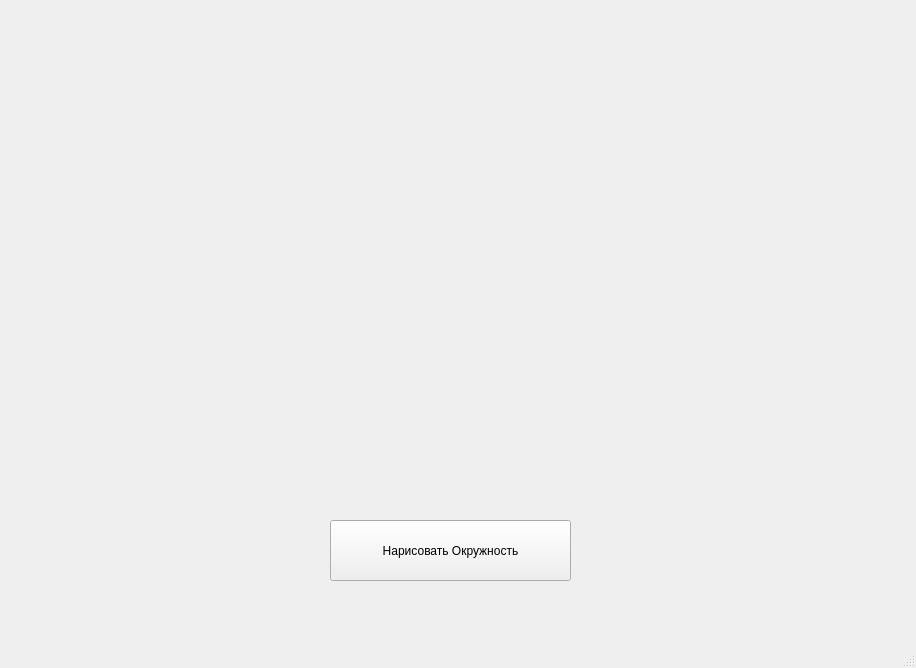
<?xml version="1.0" encoding="UTF-8"?>
<ui version="4.0">
 <class>MainWindow</class>
 <widget class="QMainWindow" name="MainWindow">
  <property name="geometry">
   <rect>
    <x>0</x>
    <y>0</y>
    <width>916</width>
    <height>668</height>
   </rect>
  </property>
  <property name="windowTitle">
   <string>MainWindow</string>
  </property>
  <widget class="QWidget" name="centralwidget">
   <widget class="QPushButton" name="pushButton">
    <property name="geometry">
     <rect>
      <x>330</x>
      <y>520</y>
      <width>241</width>
      <height>61</height>
     </rect>
    </property>
    <property name="text">
     <string>Нарисовать Окружность</string>
    </property>
    <property name="iconSize">
     <size>
      <width>20</width>
      <height>26</height>
     </size>
    </property>
   </widget>
  </widget>
  <widget class="QMenuBar" name="menubar">
   <property name="geometry">
    <rect>
     <x>0</x>
     <y>0</y>
     <width>916</width>
     <height>21</height>
    </rect>
   </property>
  </widget>
  <widget class="QStatusBar" name="statusbar"/>
 </widget>
 <resources/>
 <connections/>
</ui>
